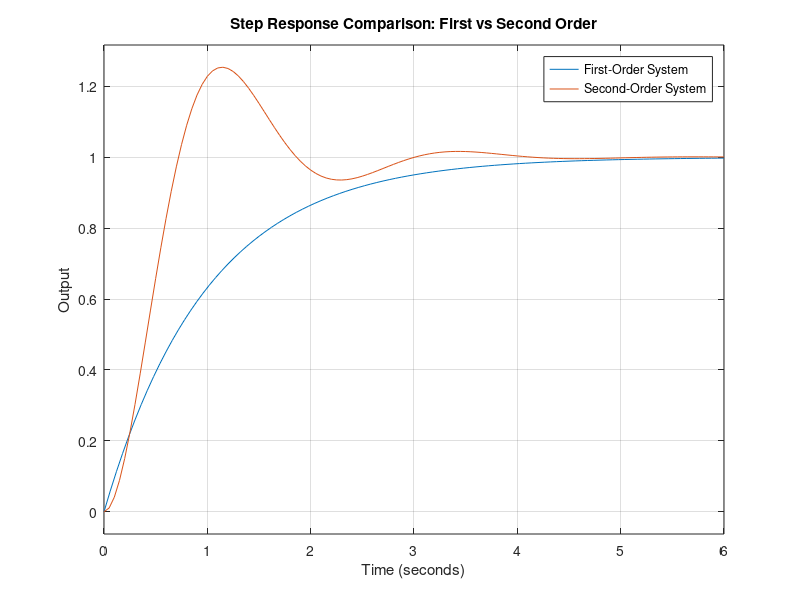

MATLAB code to generate this figure:
% Step Response Comparison: First-Order vs Second-Order System
clc; clear; close all;

% First-Order System
tau = 1;                % Time constant
G1 = tf(1, [tau 1]);    % G1(s) = 1 / (tau*s + 1)

% Second-Order System
wn = 3;                 % Natural frequency (rad/s)
zeta = 0.4;             % Damping ratio (underdamped)
G2 = tf(wn^2, [1 2*zeta*wn wn^2]);

% Display transfer functions
disp('First-Order System Transfer Function:');
disp(G1);

disp('Second-Order System Transfer Function:');
disp(G2);

% Step responses
figure;
step(G1, G2)
grid on;
legend('First-Order System', 'Second-Order System');
title('Step Response Comparison: First vs Second Order');
xlabel('Time (seconds)');
ylabel('Output');
